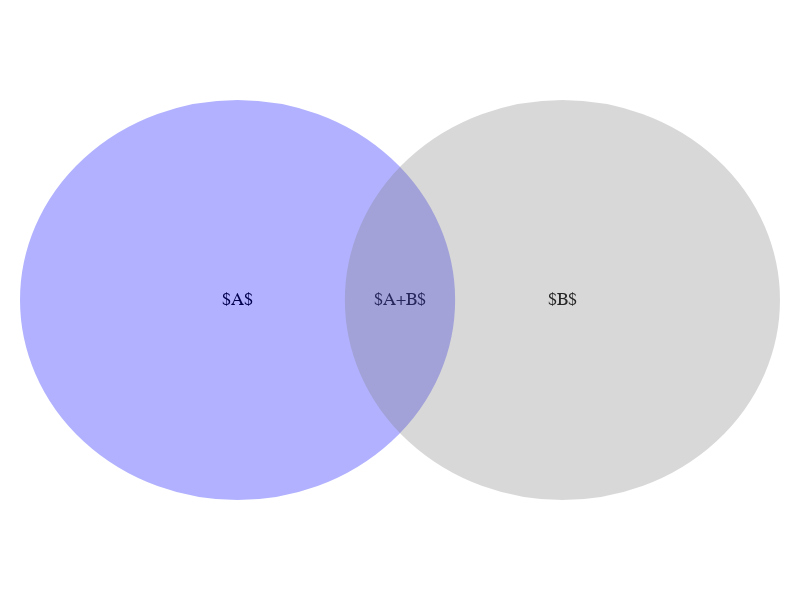

Notebook source saved alongside this figure:
### Code cell
fig = venn_diragram(df)
fig.show()

### Figure 1 — Plotly figure (JSON) as saved in the notebook; plotly's stock layout.template omitted (floating-point values rounded to 4 significant figures)
{"data": [{"mode": "text", "text": ["$A$", "$A+B$", "$B$"], "textfont": {"color": "black", "family": "Arail", "size": 18}, "type": "scatter", "x": [1, 1.75, 2.5], "y": [1, 1, 1]}], "layout": {"height": 600, "margin": {"b": 100, "l": 20, "r": 20}, "plot_bgcolor": "white", "shapes": [{"fillcolor": "blue", "line": {"color": "blue"}, "opacity": 0.3, "type": "circle", "x0": 0, "x1": 2, "xref": "x", "y0": 0, "y1": 2, "yref": "y"}, {"fillcolor": "gray", "line": {"color": "gray"}, "opacity": 0.3, "type": "circle", "x0": 1.5, "x1": 3.5, "xref": "x", "y0": 0, "y1": 2, "yref": "y"}], "width": 800, "xaxis": {"showgrid": false, "showticklabels": false, "zeroline": false}, "yaxis": {"showgrid": false, "showticklabels": false, "zeroline": false}}}
